Frame 1 (no input): blank canvas, image omitted
Frame 60 (the mouse pressed at the canvas centre just before this capture): blank canvas, image omitted
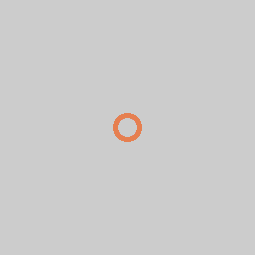
Frame 120 (the mouse held since frame 60 and released just before this capture)

The Processing sketch whose frames 1 and 60 were blank and that drew this single picture after the mouse press (run headless with seeded random() and noise(); from frame 60 on, the mouse is pressed at the canvas centre):

// Processing sketch: processing_167749
// ── processing_167749.pde

//color

/*
for (int i=0; i >100; i++) {
stroke(i, 255,255);
noFill();
strokeWeight(mouseX-pmouseX);
ellipse(width/2, height/2, mouseX, mouseY);
}
*/

//version2 tracy's make the circle grow with movement of mouse
int circleSizeX = 0;
int circleY = circleSizeX;
  
  // color excercises 9-21
void setup () {
size (255,255);

}
  
void draw () {
  stroke(230,mouseX, 80);
strokeWeight(4);
noFill ();
ellipse (mouseX, mouseY, circleSizeX, circleSizeX);
circleSizeX = circleSizeX+abs(mouseX-pmouseX)/10;
circleSizeX = circleSizeX+abs(mouseY-pmouseY)/10;
}
